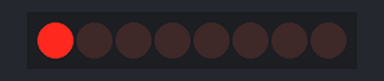
The sketch below on a simulated Arduino Uno, built with avr-gcc and run on an emulated ATmega328P. Shown: 8 shift-register outputs drawn as a row of LEDs (first output left, lit = HIGH). Wiring (inferred from the names in the program): shift register (74HC595): data pin 8; shift clock pin 10; latch pin 9. Wiring (inferred from the signals the program sends): row of LEDs: on Q0, Q1, Q2, Q3, Q4, Q5, Q6, Q7.

Above: at 0.05 s.
At 0.45 s:
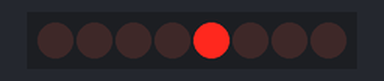
At 0.75 s:
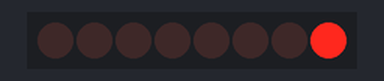
At 1.55 s:
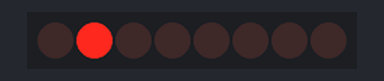
At 2.35 s:
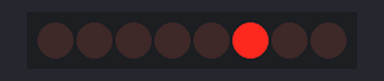
At 3.15 s:
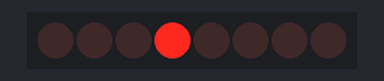
Timing chart, 0 to 3.5 s (numbered marks = the images above):
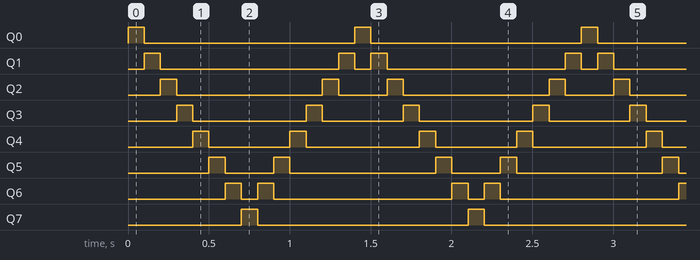

Measured:
- by itself, Q0, Q7: alternates HIGH for 0.10 s and LOW for 1.3 s
- by itself, Q1: repeats every 1.4 s: LOW 1.1 s, HIGH 0.10 s, LOW 0.10 s, HIGH 0.10 s
- by itself, Q2: repeats every 1.4 s: LOW 0.90 s, HIGH 0.10 s, LOW 0.30 s, HIGH 0.10 s
- by itself, Q3: repeats every 1.4 s: LOW 0.70 s, HIGH 0.10 s, LOW 0.50 s, HIGH 0.10 s
- by itself, Q4: repeats every 1.4 s: LOW 0.50 s, HIGH 0.10 s, LOW 0.70 s, HIGH 0.10 s
- by itself, Q5: repeats every 1.4 s: LOW 0.30 s, HIGH 0.10 s, LOW 0.90 s, HIGH 0.10 s
- by itself, Q6: repeats every 1.4 s: LOW 0.10 s, HIGH 0.10 s, LOW 1.1 s, HIGH 0.10 s

The sketch:

2.1.5._Kara_Simsek_Entegreli.ino
```cpp
int biteyaz = 9; //latchpin= ST_CP (entegre belleğine kayıt pini)
int tetiklemepin= 10; //clockpin=SH_CP(kaydırmalı kaydedici tetikleme pini)
int veripin = 8; // datapin=DS (seri veri giriş pini)
// entegrenin latch, clock ve data pinleri için Arduino çıkışları belirlenir

// veridizi isminde her biri 1 baytlık 14 veri dizisi binary olarak tanımlanır. Böylece, sırasıyla
//HIGH değeri 0. bitten 7. bite, 7.bitten tekrar 0. bite taşınacak şekilde uygun binary değerler
//gönderilir.
byte veridizi[14] = {
B00000001,
B00000010,
B00000100,
B00001000,
B00010000,
B00100000,
B01000000,
B10000000,
B01000000,
B00100000,
B00010000,
B00001000,
B00000100,
B00000010,
};

int sira = 0;
int sayac = 14 ;

void setup() {
pinMode(biteyaz, OUTPUT); // kaydırmalı kaydediciyi kontrol etmek için pinler ayarlanır.
pinMode(veripin, OUTPUT);
pinMode(tetiklemepin, OUTPUT);
}
//veridizi içindeki 14 farklı 8 bitlik dizi değeri shiftOut ve digitalWrite komutları yardımıyla
//gönderilerek LED’in HIGH durumuna geçmesi sağlanır. delay(100) komutu geçişler
//arasında 0.01 saniye gecikme sağlar. sira++ ile bir sonkraki duruma geçiş sağlanır. İf
//(sira>=sayaç) kontrolü ile tüm durumlar bittiğinde programın başa dönmesi sağlanır.
void loop() {
digitalWrite(biteyaz, LOW);
shiftOut(veripin, tetiklemepin, MSBFIRST, veridizi[sira]);
digitalWrite(biteyaz, HIGH);
delay(100);
sira++;
if (sira >= sayac){
sira = 0;
}
}
```
